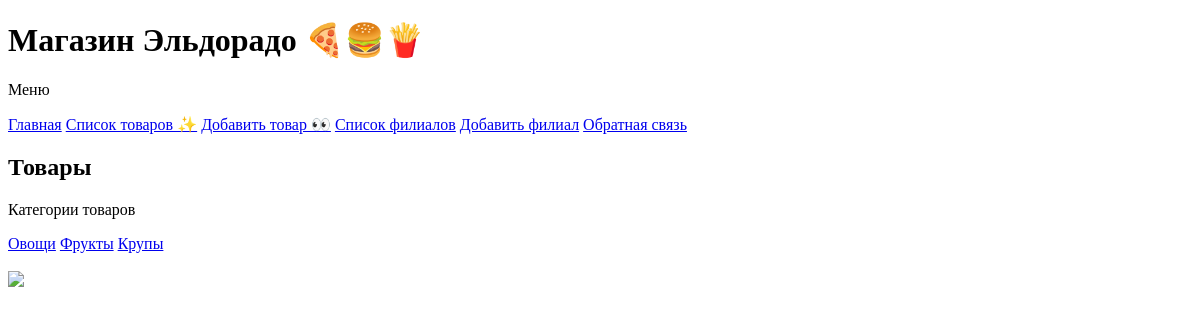
Page /products on the committed database.
### core/models.py (models this page shows, shortened)
class ProductCategory(models.Model):
    name = models.CharField(max_length=200, verbose_name='Название')
    class Meta:
        verbose_name = 'Категория товара'
        verbose_name_plural = 'Категории товаров'

### core/views.py (the view)
# urls.py: path('products', products),
def products(request):
    categories = ProductCategory.objects.all() # select * from Product_category
    context = {'categories': categories}
    return render(request, 'products.html', context)

### templates/products.html (shortened to what this page needs)
{% extends 'base.html' %}
{% block content %}
<h2>Товары</h2>
<p>Категории товаров</p>
{% for category in categories %}
<a href="/categories/{{ category.id }}">{{ category.name }}</a>
{% endfor %}
{% endblock %}

### rows in the picture
ProductCategory: name "Овощи"
ProductCategory: name "Фрукты"
ProductCategory: name "Крупы"
